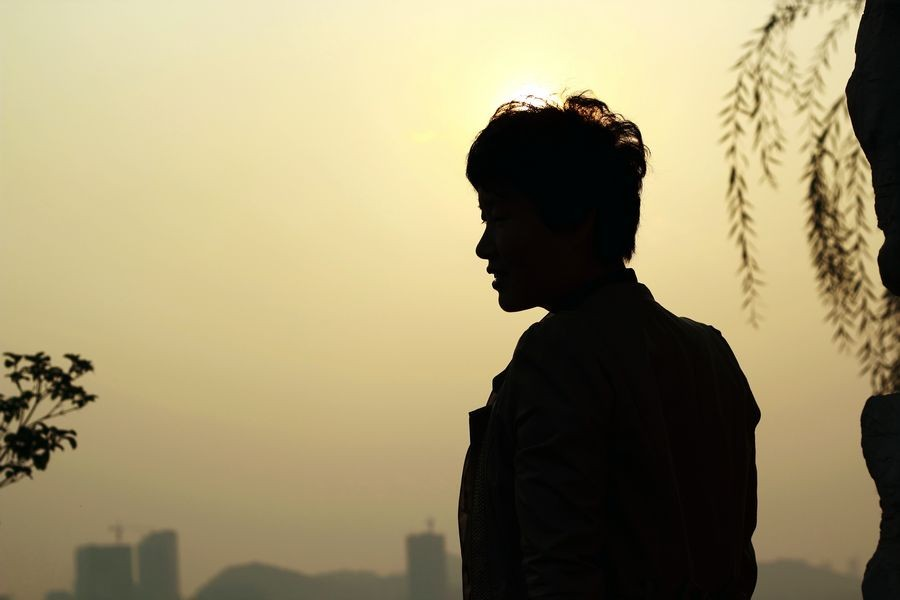
//> input picture BackLightProcessing/original.bmp, 900 x 600 px, given in place of 压缩1.jpg, which was not available
$ ./median_filter   (built with g++ and OpenCV 4)
//> lines starting //> are read from the running program, lines starting //| are printed output that depends on the picture; pictures that were not available may be replaced by others from this repository, and a replacement may not be noted
// 2016302590184weiyu中值滤波.cpp : 定义控制台应用程序的入口点。
//

#include "stdafx.h"
#include "cv.h"
#include "highgui.h"

using namespace cv;
using namespace std;
void FillWhite(IplImage *pImage);
CvHistogram* CreateGrayImageHist(IplImage **ppImage);
IplImage* CreateHisogramImage(int nImageWidth, int nScale, int nImageHeight, CvHistogram *pcvHistogram);


int _tmain(int argc, _TCHAR* argv[])
{
	// [73 lines of commented-out code are left out]

	const char *pstrWindowsSrcTitle = "原图(http://blog.csdn.net/MoreWindows)";
    const char *pstrWindowsGrayTitle = "灰度图(http://blog.csdn.net/MoreWindows)";
    const char *pstrWindowsHistTitle = "直方图(http://blog.csdn.net/MoreWindows)";
    const char *pstrWindowsGrayEqualizeTitle = "灰度图-均衡化后(http://blog.csdn.net/MoreWindows)";
    const char *pstrWindowsHistEqualizeTitle = "直方图-均衡化后(http://blog.csdn.net/MoreWindows)";

    // 从文件中加载原图
    IplImage *pSrcImage = cvLoadImage("压缩1.jpg", CV_LOAD_IMAGE_UNCHANGED);
//> pSrcImage is the input picture: 600 rows x 900 cols, CV_8UC3; mean B, G, R 108.9, 145.3, 156.8
    IplImage *pGrayImage = cvCreateImage(cvGetSize(pSrcImage), IPL_DEPTH_8U, 1);
    IplImage *pGrayEqualizeImage = cvCreateImage(cvGetSize(pSrcImage), IPL_DEPTH_8U, 1);

    // 灰度图
    cvCvtColor(pSrcImage, pGrayImage, CV_BGR2GRAY);
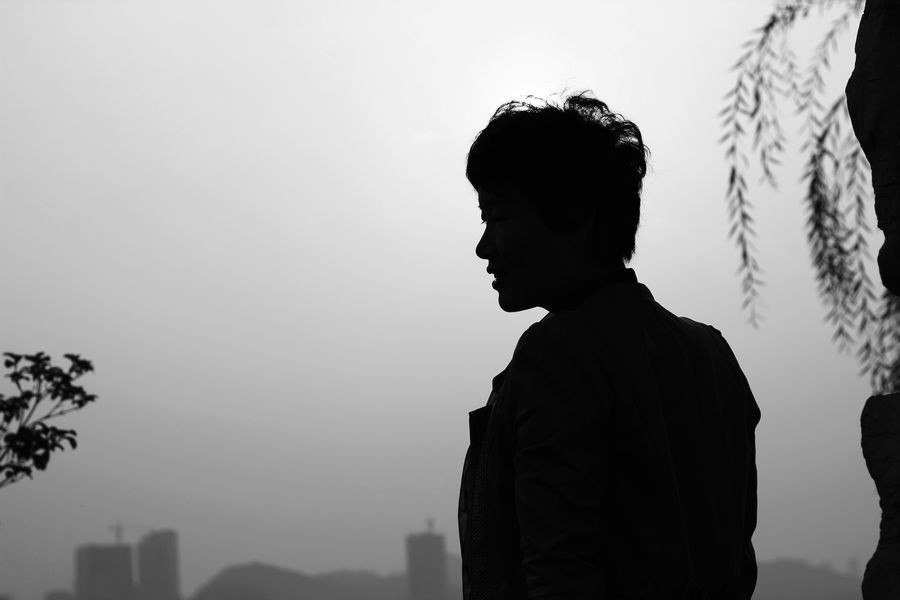
//> pGrayImage: 600 rows x 900 cols, CV_8UC1; min 0, max 255, mean 144.6
    // 直方图图像数据
    int nHistImageWidth = 255;
    int nHistImageHeight = 150;
    int nScale = 2;

    // 灰度直方图及直方图图像
    CvHistogram *pcvHistogram = CreateGrayImageHist(&pGrayImage);
    IplImage *pHistImage = CreateHisogramImage(nHistImageWidth, nScale, nHistImageHeight, pcvHistogram);
//> in FillWhite, `cvRectangle(pImage, cvPoint(0, 0), cvPoint(pImage->width, pImage->heig..`: pImage: 150 rows x 510 cols, CV_8UC1; every value is 255
//> in CreateHisogramImage, `cvGetMinMaxHistValue(pcvHistogram, NULL, &fMaxHistValue, NULL, NULL);`: fMaxHistValue = 21645
//> the loop in CreateHisogramImage, `for(i = 0; i < nImageWidth; i++)` made 255 passes
//> (fHistValue, nRealHeight) on passes 1 to 3: (141, 1), (633, 4), (7354, 51)
//> after the loop in CreateHisogramImage, `for(i = 0; i < nImageWidth; i++)`:
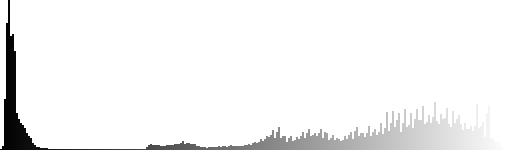
//> pHistImage: 150 rows x 510 cols, CV_8UC1; min 0, max 255, mean 244.2

    // 均衡化
    cvEqualizeHist(pGrayImage, pGrayEqualizeImage);
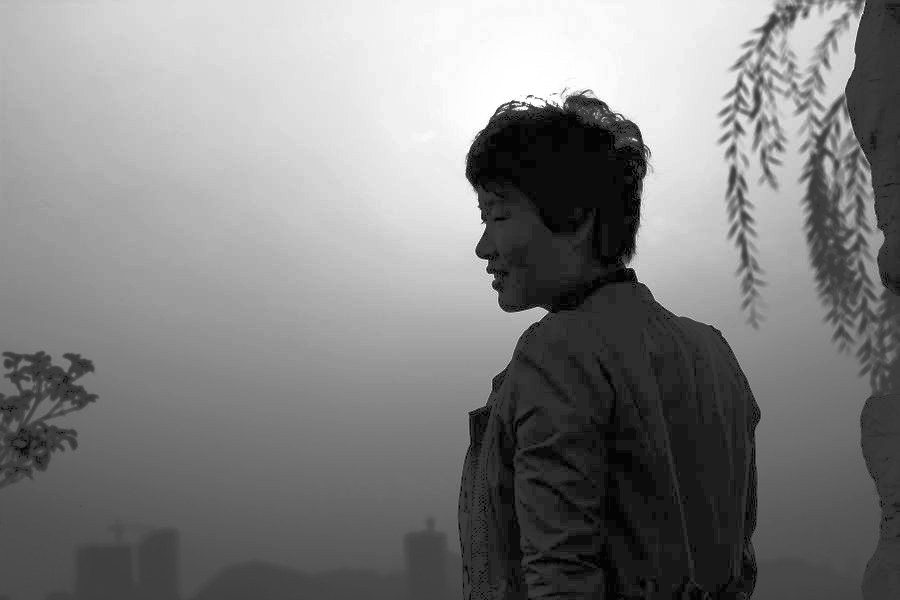
//> pGrayEqualizeImage: 600 rows x 900 cols, CV_8UC1; min 0, max 255, mean 128.8

    // 均衡化后的灰度直方图及直方图图像
    CvHistogram *pcvHistogramEqualize = CreateGrayImageHist(&pGrayEqualizeImage);
    IplImage *pHistEqualizeImage = CreateHisogramImage(nHistImageWidth, nScale, nHistImageHeight, pcvHistogramEqualize);
//> call 2 of CreateHisogramImage, with nImageWidth = 255, nScale = 2, nImageHeight = 150
//> the loop in CreateHisogramImage (call 2), `for(i = 0; i < nImageWidth; i++)` made 255 passes
//> (fHistValue, nRealHeight) on passes 1 to 3: (774, 5), (0, 0), (0, 0)
//> after the loop in CreateHisogramImage (call 2), `for(i = 0; i < nImageWidth; i++)`:
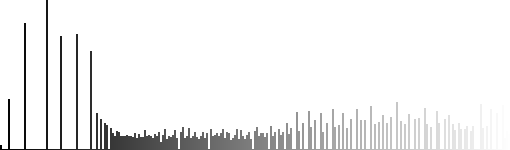
//> pHistImage: 150 rows x 510 cols, CV_8UC1; min 0, max 255, mean 242.3

	cvSaveImage( "1.jpg", pGrayEqualizeImage);
    // 显示
    //显示代码….
    cvWaitKey(0);
    //回收资源代码…
    return 0;
}

void FillWhite(IplImage *pImage)
{
    cvRectangle(pImage, cvPoint(0, 0), cvPoint(pImage->width, pImage->height), CV_RGB(255, 255, 255), CV_FILLED);
}
// 创建灰度图像的直方图

CvHistogram* CreateGrayImageHist(IplImage **ppImage)
{
    int nHistSize = 256;
    float fRange[] = {0, 255};  //灰度级的范围
    float *pfRanges[] = {fRange};
    CvHistogram *pcvHistogram = cvCreateHist(1, &nHistSize, CV_HIST_ARRAY, pfRanges);
    cvCalcHist(ppImage, pcvHistogram);
    return pcvHistogram;
}
// 根据直方图创建直方图图像
IplImage* CreateHisogramImage(int nImageWidth, int nScale, int nImageHeight, CvHistogram *pcvHistogram)
{
    IplImage *pHistImage = cvCreateImage(cvSize(nImageWidth * nScale, nImageHeight), IPL_DEPTH_8U, 1);
    FillWhite(pHistImage);

    //统计直方图中的最大直方块
    float fMaxHistValue = 0;
    cvGetMinMaxHistValue(pcvHistogram, NULL, &fMaxHistValue, NULL, NULL);

    //分别将每个直方块的值绘制到图中
    int i;
    for(i = 0; i < nImageWidth; i++)
    {
        float fHistValue = cvQueryHistValue_1D(pcvHistogram, i); //像素为i的直方块大小
        int nRealHeight = cvRound((fHistValue / fMaxHistValue) * nImageHeight);  //要绘制的高度
        cvRectangle(pHistImage,
            cvPoint(i * nScale, nImageHeight - 1),
            cvPoint((i + 1) * nScale - 1, nImageHeight - nRealHeight),
            cvScalar(i, 0, 0, 0),
            CV_FILLED
            );
    }
    return pHistImage;
}
